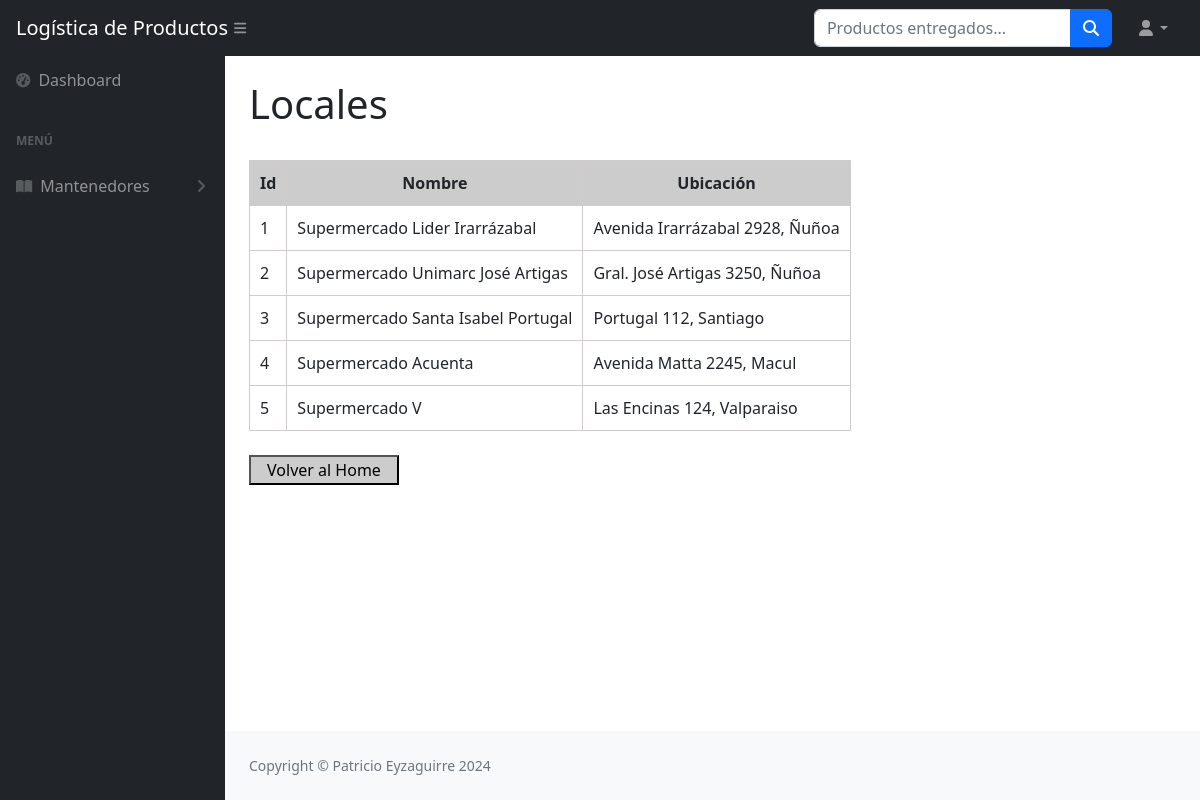
Before: /Flujos/Locales with the older database file.
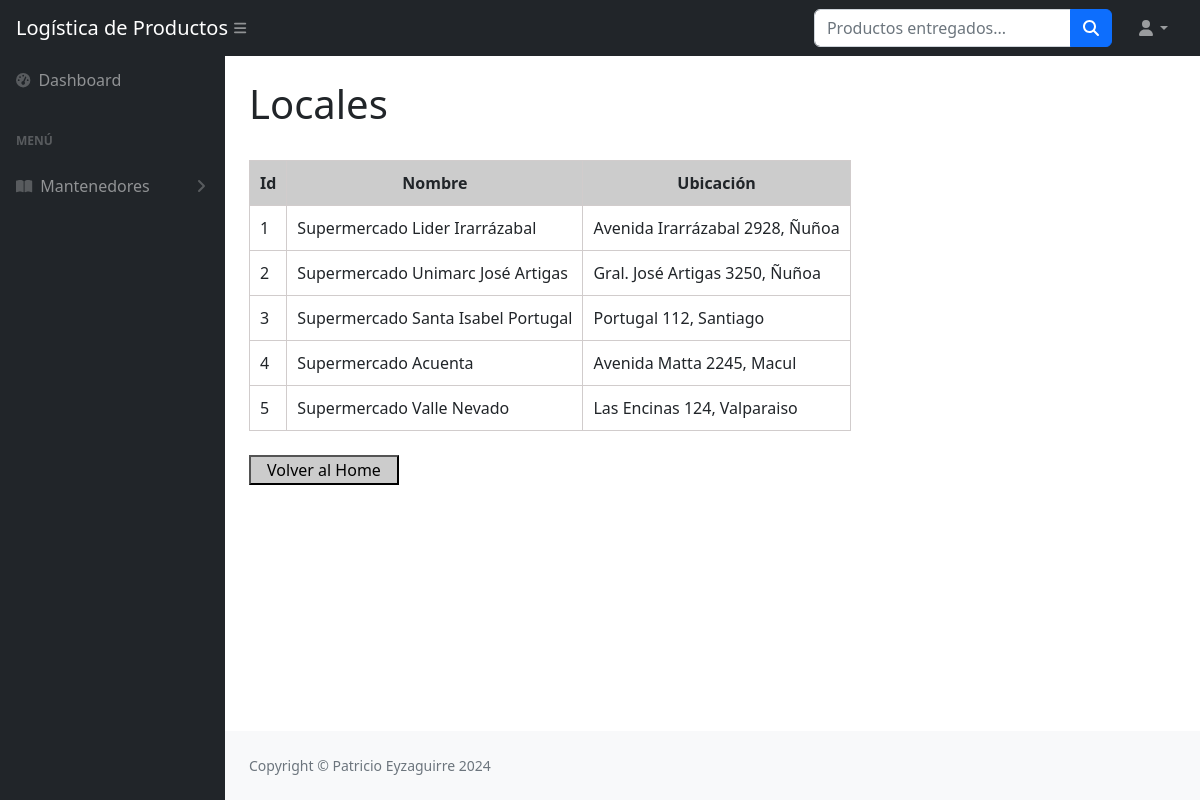
After: the same page with the newer database file.
### Flujos/models.py (models this page shows)
class Locales(models.Model):
    nombre = models.CharField(max_length = 50)
    ubicacion = models.CharField(max_length = 50)

### Flujos/views.py (the view)
# urls.py: path('Locales', ver_locales, name = "Locales"),
def ver_locales(request):
    contexto = {'locales': Locales.objects.all()}
    return render(request, "Flujos/locales.html", contexto)

### Flujos/templates/Flujos/locales.html (shortened to what this page needs)
{% extends 'Flujos/home.html' %}
{% block titulo %}
    <div class="container-fluid px-4">
        <h1 class="mt-4">Locales</h1>
        <br>
    </div>
{% endblock titulo %}
{% block contenido %}
    <div class="container-fluid px-4">
        <table>
            <thead>
                <tr>
                    <th>Id</th>
                    <th>Nombre</th>
                    <th>Ubicación</th>
                </tr>
            </thead>
            <tbody>
                {% for c in locales %}
                    <tr>
                        <td>{{c.id}}</td>
                        <td>{{c.nombre}}</td>
                        <td>{{c.ubicacion}}</td>
                    </tr>
                {% endfor %}
            </tbody>
        </table>
        <br>
        <a href="{% url 'home' %}">
            <input type="button" value= "Volver al Home" style="background-color: #cccccc; width: 150px">
        </a>
    </div>
{% endblock contenido %}

### Flujos/templates/Flujos/home.html (shortened to what this page needs)
<!DOCTYPE html>
<html lang="en">
    <head>
        {% load static %}
        <link href="https://cdn.jsdelivr.net/npm/simple-datatables@7.1.2/dist/style.min.css" rel="stylesheet" />
        <link href="{% static 'css/styles.css' %}" rel="stylesheet" />
    </head>
    <body class="sb-nav-fixed">
        <nav class="sb-topnav navbar navbar-expand navbar-dark bg-dark">
            <a class="navbar-brand ps-3" href="{% url 'home' %}">Logística de Productos</a>
            <button class="btn btn-link btn-sm order-1 order-lg-0 me-4 me-lg-0" id="sidebarToggle" href="#!"><i class="fas fa-bars"></i></button>
            <form class="d-none d-md-inline-block form-inline ms-auto me-0 me-md-3 my-2 my-md-0" action="buscarProd" method="get">
                <div class="input-group">
                    <input class="form-control" type="text" placeholder="Productos entregados..." aria-label="Search for..." aria-describedby="btnNavbarSearch" name="buscar" id="buscar"/>
                    <button class="btn btn-primary" id="btnNavbarSearch" type="submit" value="Buscar"><i class="fas fa-search"></i></button>
                </div>
            </form>
            <ul class="navbar-nav ms-auto ms-md-0 me-3 me-lg-4">
                <li class="nav-item dropdown">
                    <a class="nav-link dropdown-toggle" id="navbarDropdown" href="#" role="button" data-bs-toggle="dropdown" aria-expanded="false"><i class="fas fa-user fa-fw"></i></a>
                </li>
            </ul>
        </nav>
        <div id="layoutSidenav">
            <div id="layoutSidenav_nav">
                <nav class="sb-sidenav accordion sb-sidenav-dark" id="sidenavAccordion">
                    <div class="sb-sidenav-menu">
                        <div class="nav">
                            <a class="nav-link" href="{% url 'home' %}">
                                <div class="sb-nav-link-icon"><i class="fas fa-tachometer-alt"></i></div>
                                Dashboard
                            </a>
                            <div class="sb-sidenav-menu-heading">Menú</div>
                            <a class="nav-link collapsed" href="#" data-bs-toggle="collapse" data-bs-target="#collapsePages" aria-expanded="false" aria-controls="collapsePages">
                                <div class="sb-nav-link-icon"><i class="fas fa-book-open"></i></div>
                                Mantenedores
                                <div class="sb-sidenav-collapse-arrow"><i class="fas fa-angle-down"></i></div>
                            </a>
                        </div>
                    </div>
                </nav>
            </div>
            <div id="layoutSidenav_content">
                {% block titulo %}{% endblock titulo %}
                {% block contenido %}
                {% endblock contenido %}
                <footer class="py-4 bg-light mt-auto">
                    <div class="container-fluid px-4">
                        <div class="d-flex align-items-center justify-content-between small">
                            <div class="text-muted">Copyright &copy; Patricio Eyzaguirre 2024</div>
                        </div>
                    </div>
                </footer>
            </div>
        </div>
    </body>
</html>

### Flujos/templates/Flujos/locales.html (style rules this page uses)
table, th, td { border: 1px solid #d1cccc; border-collapse: collapse; }
th, td { padding: 10px; }
th { text-align: center; background-color: #cccccc ; }

Changed rows visible on the page:
changed Locales "Las Encinas 124, Valparaiso": nombre "Supermercado V" → "Supermercado Valle Nevado"
